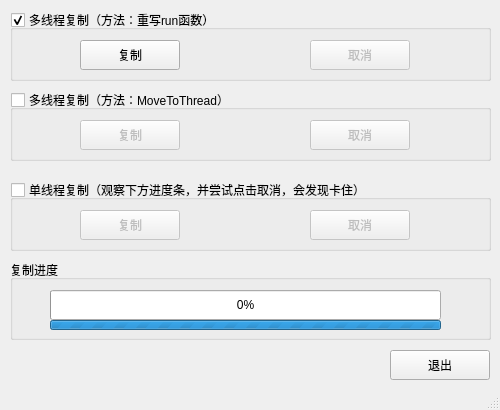
<?xml version="1.0" encoding="UTF-8"?>
<ui version="4.0">
 <class>MainWindow</class>
 <widget class="QMainWindow" name="MainWindow">
  <property name="geometry">
   <rect>
    <x>0</x>
    <y>0</y>
    <width>500</width>
    <height>410</height>
   </rect>
  </property>
  <property name="windowTitle">
   <string>Qt多线程范例-保存文件副本</string>
  </property>
  <widget class="QWidget" name="centralWidget">
   <widget class="QGroupBox" name="grpOperation1">
    <property name="geometry">
     <rect>
      <x>10</x>
      <y>10</y>
      <width>481</width>
      <height>71</height>
     </rect>
    </property>
    <property name="title">
     <string>多线程复制（方法：重写run函数）</string>
    </property>
    <property name="checkable">
     <bool>true</bool>
    </property>
    <widget class="QPushButton" name="btnCancel1">
     <property name="enabled">
      <bool>false</bool>
     </property>
     <property name="geometry">
      <rect>
       <x>300</x>
       <y>30</y>
       <width>100</width>
       <height>30</height>
      </rect>
     </property>
     <property name="text">
      <string>取消</string>
     </property>
    </widget>
    <widget class="QPushButton" name="btnCopy1">
     <property name="geometry">
      <rect>
       <x>70</x>
       <y>30</y>
       <width>100</width>
       <height>30</height>
      </rect>
     </property>
     <property name="text">
      <string>复制</string>
     </property>
    </widget>
   </widget>
   <widget class="QGroupBox" name="grpProgress">
    <property name="geometry">
     <rect>
      <x>10</x>
      <y>260</y>
      <width>481</width>
      <height>80</height>
     </rect>
    </property>
    <property name="title">
     <string>复制进度</string>
    </property>
    <widget class="QProgressBar" name="progressBar">
     <property name="geometry">
      <rect>
       <x>40</x>
       <y>30</y>
       <width>391</width>
       <height>30</height>
      </rect>
     </property>
     <property name="value">
      <number>0</number>
     </property>
    </widget>
    <widget class="QProgressBar" name="progressBar2">
     <property name="geometry">
      <rect>
       <x>40</x>
       <y>60</y>
       <width>391</width>
       <height>10</height>
      </rect>
     </property>
     <property name="maximum">
      <number>0</number>
     </property>
     <property name="value">
      <number>-1</number>
     </property>
    </widget>
   </widget>
   <widget class="QPushButton" name="btnQuit">
    <property name="geometry">
     <rect>
      <x>390</x>
      <y>350</y>
      <width>100</width>
      <height>30</height>
     </rect>
    </property>
    <property name="text">
     <string>退出</string>
    </property>
   </widget>
   <widget class="QGroupBox" name="grpOperation2">
    <property name="geometry">
     <rect>
      <x>10</x>
      <y>90</y>
      <width>481</width>
      <height>71</height>
     </rect>
    </property>
    <property name="title">
     <string>多线程复制（方法：MoveToThread）</string>
    </property>
    <property name="flat">
     <bool>false</bool>
    </property>
    <property name="checkable">
     <bool>true</bool>
    </property>
    <property name="checked">
     <bool>false</bool>
    </property>
    <widget class="QPushButton" name="btnCancel2">
     <property name="enabled">
      <bool>false</bool>
     </property>
     <property name="geometry">
      <rect>
       <x>300</x>
       <y>30</y>
       <width>100</width>
       <height>30</height>
      </rect>
     </property>
     <property name="text">
      <string>取消</string>
     </property>
    </widget>
    <widget class="QPushButton" name="btnCopy2">
     <property name="geometry">
      <rect>
       <x>70</x>
       <y>30</y>
       <width>100</width>
       <height>30</height>
      </rect>
     </property>
     <property name="text">
      <string>复制</string>
     </property>
    </widget>
   </widget>
   <widget class="QGroupBox" name="grpOperation3">
    <property name="geometry">
     <rect>
      <x>10</x>
      <y>180</y>
      <width>481</width>
      <height>71</height>
     </rect>
    </property>
    <property name="title">
     <string>单线程复制（观察下方进度条，并尝试点击取消，会发现卡住）</string>
    </property>
    <property name="flat">
     <bool>false</bool>
    </property>
    <property name="checkable">
     <bool>true</bool>
    </property>
    <property name="checked">
     <bool>false</bool>
    </property>
    <widget class="QPushButton" name="btnCancel3">
     <property name="enabled">
      <bool>false</bool>
     </property>
     <property name="geometry">
      <rect>
       <x>300</x>
       <y>30</y>
       <width>100</width>
       <height>30</height>
      </rect>
     </property>
     <property name="text">
      <string>取消</string>
     </property>
    </widget>
    <widget class="QPushButton" name="btnCopy3">
     <property name="geometry">
      <rect>
       <x>70</x>
       <y>30</y>
       <width>100</width>
       <height>30</height>
      </rect>
     </property>
     <property name="text">
      <string>复制</string>
     </property>
    </widget>
   </widget>
  </widget>
  <widget class="QStatusBar" name="statusBar"/>
 </widget>
 <layoutdefault spacing="6" margin="11"/>
 <resources/>
 <connections/>
</ui>
